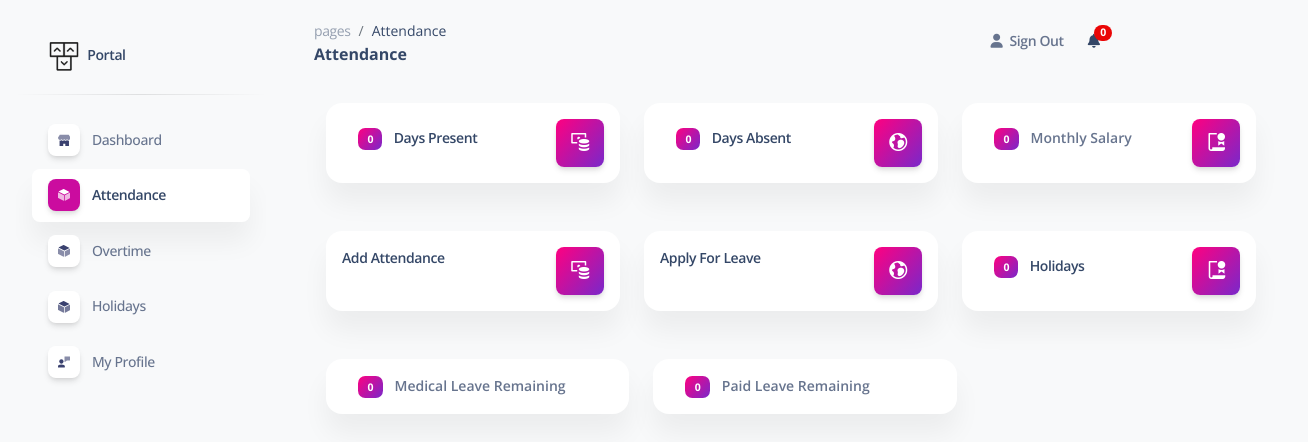
Before: /attendance.php (signed in) with the older database file.
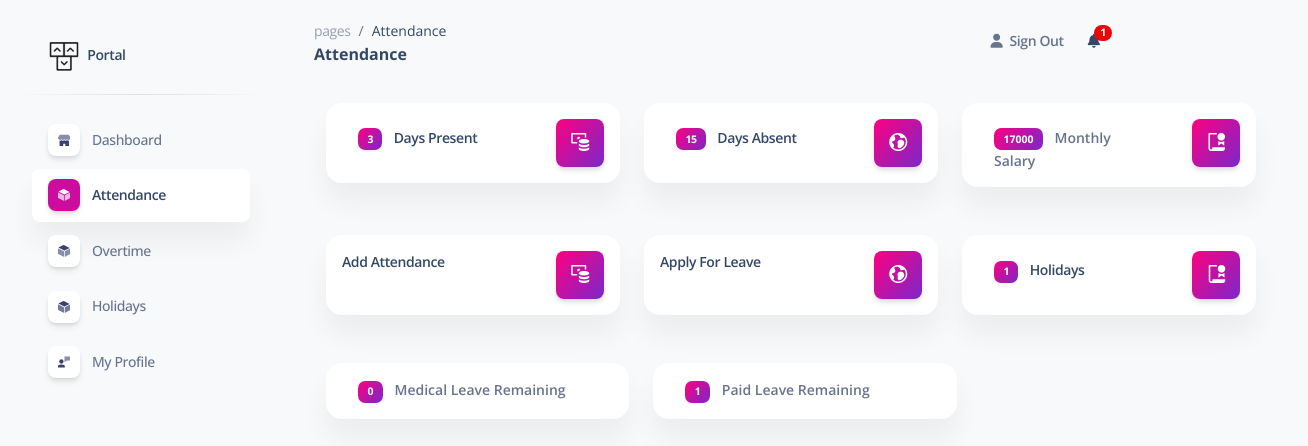
After: the same page with the newer database file.
### tables this page shows
CREATE TABLE `salary` (
  `id` int(11) NOT NULL,
  `user_id` int(11) NOT NULL,
  `monthly_salary` varchar(255) NOT NULL,
  `daily_salary` varchar(255) NOT NULL,
  `total_salary` varchar(255) NOT NULL,
  `update_date` date NOT NULL,
  `created_date` datetime NOT NULL DEFAULT current_timestamp()
);

CREATE TABLE `leaves_count` (
  `id` int(11) NOT NULL,
  `user_id` int(11) NOT NULL,
  `medical_leave` int(11) NOT NULL DEFAULT 1,
  `paid_leave` int(11) NOT NULL DEFAULT 1,
  `total_medical_leave` int(11) NOT NULL,
  `total_paid_leave` int(11) NOT NULL,
  `created_date` datetime NOT NULL DEFAULT current_timestamp()
);

### attendance.php (the view, shortened to what the changed rows need)
<!DOCTYPE html>
<html lang="en">
<head>
  <link href="assets/css/nucleo-icons.css" rel="stylesheet" />
  <link href="assets/css/nucleo-svg.css" rel="stylesheet" />
  <link href="assets/css/nucleo-svg.css" rel="stylesheet" />
  <link id="pagestyle" href="assets/css/soft-ui-dashboard.css?v=1.0.3" rel="stylesheet" />
</head>
<body class="g-sidenav-show  bg-gray-100">
  <?php include 'dbcon.php'; ?>
  <main class="main-content position-relative max-height-vh-100 h-100 mt-1 border-radius-lg ">
    <?php include 'navbar.php'; ?>
    <div class="container-fluid py-4">
      <div class="row mx-3">
        <div class="col-xl-4 col-sm-6 mb-xl-0 mb-4">
          <div class="card">
            <div class="card-body p-3">
              <a href="dayspresent.php">
                <div class="row">
                  <div class="col-8">
                    <?php
                    $current_month = date('m');
                    $current_year = date('Y');
                    $current_date = date("Y-m-d");
                    $user_id = $_SESSION['user_id'];
                    $sql = "SELECT COUNT(*) FROM attendance WHERE user_id = '$user_id' and attendance_status='1' and attendance_date <= '$current_date' and month(attendance_date) = '$current_month' and year(attendance_date) = '$current_year'or user_id = '$user_id' and attendance_status='2' and attendance_date <= '$current_date' and month(attendance_date) = '$current_month' and year(attendance_date) = '$current_year' ";
                    $result = mysqli_query($con, $sql);
                    $row = mysqli_fetch_assoc($result);
                    ?>
                    <div class="numbers text-sm mb-0 text-capitalize font-weight-bold ps-3 pt-2">
                      <span class="badge badge-warning bg-gradient-primary me-2">
                        <?php echo $row['COUNT(*)']; ?>
                      </span>
                      Days Present
                    </div>
                  </div>
                </div>
              </a>
            </div>
          </div>
        </div>
        <div class="col-xl-4 col-sm-6 mb-xl-0 mb-4">
          <div class="card">
            <div class="card-body p-3">
              <a href="dayleave.php">
                <div class="row">
                  <div class="col-8">
                    <?php
                    $sql1 = "SELECT COUNT(*) FROM attendance WHERE user_id = '$user_id' and attendance_status='0' and attendance_date <= '$current_date' and month(attendance_date) = '$current_month' and year(attendance_date) = '$current_year'or user_id = '$user_id' and attendance_status='3' and attendance_date <= '$current_date' and month(attendance_date) = '$current_month' and year(attendance_date) = '$current_year'";
                    $result1 = mysqli_query($con, $sql1);
                    $row1 = mysqli_fetch_assoc($result1);
                    ?>
                    <div class="numbers text-sm mb-0 text-capitalize font-weight-bold ps-3 pt-2">
                      <span class="badge badge-warning bg-gradient-primary me-2">
                        <?php echo $row1['COUNT(*)'] ?>
                      </span>
                      Days Absent
                    </div>
                  </div>
                </div>
              </a>
            </div>
          </div>
        </div>
        <div class="col-xl-4 col-sm-6 mb-xl-0 mb-4">
          <div class="card">
            <div class="card-body p-3">
              <div class="row">
                <div class="col-8">
                  <?php
                  $userid = $_SESSION['user_id'];
                  $result = mysqli_query($con, "SELECT monthly_salary from salary where user_id='$userid'");
                  $row = mysqli_fetch_array($result);
                  ?>
                  <div class="numbers text-sm mb-0 text-capitalize font-weight-bold ps-3 pt-2">
                    <span class="badge badge-warning bg-gradient-primary me-2">
                      <?php if (isset($row['monthly_salary'])) {
                        echo $row['monthly_salary'];
                      } else {
                        echo "0";
                      } ?>
                    </span>
                    Monthly Salary
                  </div>
                </div>
              </div>
            </div>
          </div>
        </div>
      </div>
      <div class="row mt-5 mx-3">
        <div class="col-xl-4 col-sm-6 mb-xl-0 mb-4">
          <div class="card">
            <div class="card-body p-3">
              <a href="holiday.php">
                <div class="row">
                  <div class="col-8">
                    <?php
                    $result1 = mysqli_query($con, "SELECT COUNT(*) FROM holiday");
                    $row1 = mysqli_fetch_assoc($result1);
                    ?>
                    <div class="numbers text-sm mb-0 text-capitalize font-weight-bold ps-3 pt-2">
                      <span class="badge badge-warning bg-gradient-primary me-2">
                        <?php echo $row1['COUNT(*)'] ?>
                      </span>
                      Holidays
                    </div>
                  </div>
                </div>
              </a>
            </div>
          </div>
        </div>
      </div>
      <div class="row mt-5 ms-3 ">
        <div class="col-xl-4 col-sm-6 mb-xl-0 mb-4 ">
          <div class="card">
            <div class="card-body p-3">
              <div class="row">
                <div class="col-12">
                  <?php
                  $user_id1 = $_SESSION['user_id'];
                  $result1 = mysqli_query($con, "SELECT medical_leave FROM leaves_count WHERE user_id='$user_id1'");
                  $row1 = mysqli_fetch_assoc($result1);
                  ?>
                  <div class="numbers text-sm mb-0 text-capitalize font-weight-bold ps-3">
                    <span class="badge badge-warning bg-gradient-primary me-2">
                      <?php if (isset($row1['medical_leave'])){
                        echo $row1['medical_leave'];
                      } else {
                        echo '0';
                      }?>
                    </span>
                    Medical Leave Remaining
                  </div>
                </div>
              </div>
            </div>
          </div>
        </div>
        <div class="col-xl-4 col-sm-6 mb-xl-0 mb-4">
          <div class="card">
            <div class="card-body p-3">
              <div class="row">
                <div class="col-12">
                  <?php
                  $user_id1 = $_SESSION['user_id'];
                  $result1 = mysqli_query($con, "SELECT paid_leave FROM leaves_count WHERE user_id='$user_id1'");
                  $row1 = mysqli_fetch_assoc($result1);
                  ?>
                  <div class="numbers text-sm mb-0 text-capitalize font-weight-bold ps-3">
                    <span class="badge badge-warning bg-gradient-primary me-2">
                      <?php if (isset($row1['paid_leave'])){
                        echo $row1['paid_leave'];
                      } else {
                        echo '0';
                      }?>
                    </span>
                    Paid Leave Remaining
                  </div>
                </div>
              </div>
            </div>
          </div>
        </div>
      </div>
    </div>
  </main>
</body>
</html>

### navbar.php (shortened to what the changed rows need)
<?php
include 'dbcon.php';
?>
<nav class="navbar navbar-main navbar-expand-lg px-0 mx-4 shadow-none border-radius-xl" id="navbarBlur"
  navbar-scroll="true">
  <div class="container-fluid py-1 px-3">
    <div class="collapse navbar-collapse mt-sm-0 mt-2 me-md-0 me-sm-4" id="navbar">
      <ul class="navbar-nav  justify-content-end">
        <?php
        $user_id = $_SESSION['user_id'];
        $sql2 =
          $result = mysqli_query($con, "SELECT * from leave_data WHERE user_id='$user_id' AND leave_status = 'Pending' AND read_status='0'");
        $count = mysqli_num_rows($result);
        ?>
        <form method="POST" action="">
          <li class="nav-item dropdown ms-md-auto pe-md-3 d-flex align-items-center">
            <a class="nav-link" href="&action=read" type="submit" role="button" data-bs-toggle="dropdown"
              aria-expanded="false" name="submit">
              <i class="fa fa-bell cursor-pointer"></i><span
                class="badge rounded-pill bg-danger text-center d-inline-flex align-items-center justify-content-center"
                style="width:10%; height:2vh; position: relative; top: -10px; left: -6px;">
                <?php echo $count; ?>
              </span>
            </a>
          </li>
        </form>
      </ul>
    </div>
  </div>
</nav>

Changed rows visible on the page:
added salary: monthly_salary "17000"
added leaves_count: medical_leave "0"
Other visible differences:
$count: "0" → "1"
$row['COUNT(*)']: "0" → "3"
$row1['COUNT(*)']: "0" → "15"
$row1['COUNT(*)']: "0" → "1"
$row1['paid_leave']: (not shown) → "1"
text no longer shown: "0 0 0"
